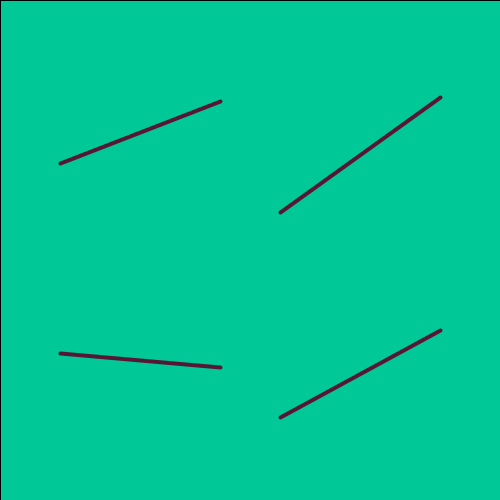
Frame 1 (no input)
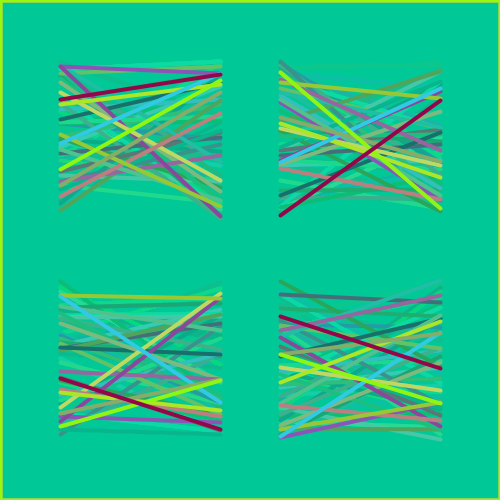
Frame 60 (the mouse pressed at the canvas centre just before this capture)
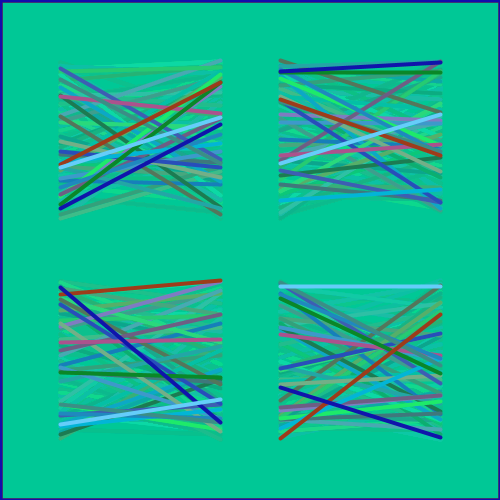
Frame 120 (the mouse held since frame 60 and released just before this capture)

The Processing sketch that drew these frames (run headless with seeded random() and noise(); from frame 60 on, the mouse is pressed at the canvas centre):

// Processing sketch: processing_184375
// ── processing_184375.pde

/*----------------------------------------
Crazy Lines
by Catherine Lee
Created 4 February 2015
------------------------------------------*/


void setup() {
  size(500,500);
  background(0,200,150);                            //greenish color BG
  frameRate(10);
  
  
}
//bouncing in areas, circles and lines
void draw (){
 
  fill(0,200,150,10);                            //overlay layer with opacity, same greenish color
  rect(0,0,width,height);                        //box same size as canvas
  
  int x = 60;
  float a = random(x,height/2-x/2);
  float a1 = random (x,height/2-x/2);
  float a2 = random(x,height/2-x/2);
  float a3 = random (x,height/2-x/2);
  
  float b = random(height/2-x,x);
  float b1 = random(x,x);
  float c = random(height/2+x/2,height-x);
  float c1 = random(height/2+x/2,height-x);
  float c2 = random(height/2+x/2,height-x);
  float c3 = random(height/2+x/2,height-x);
  
  //random colors
  float aa = random(255);
  float bb = random(255);
  float cc = random(255);
  
  strokeWeight(4);                                 //thickness of the line
  stroke(aa,bb,cc);                                //stroke color
  
  //top line groupings
  line(x,a,width/2-x/2,a1);
 
  line(width/2+x/2,a2,width-x,a3);

  
  
 //bottom right
 line(width/2+x/2,c,width-x,c1);
 
 //bottom left
 line(x,c2, width/2-x/2,c3);

}
